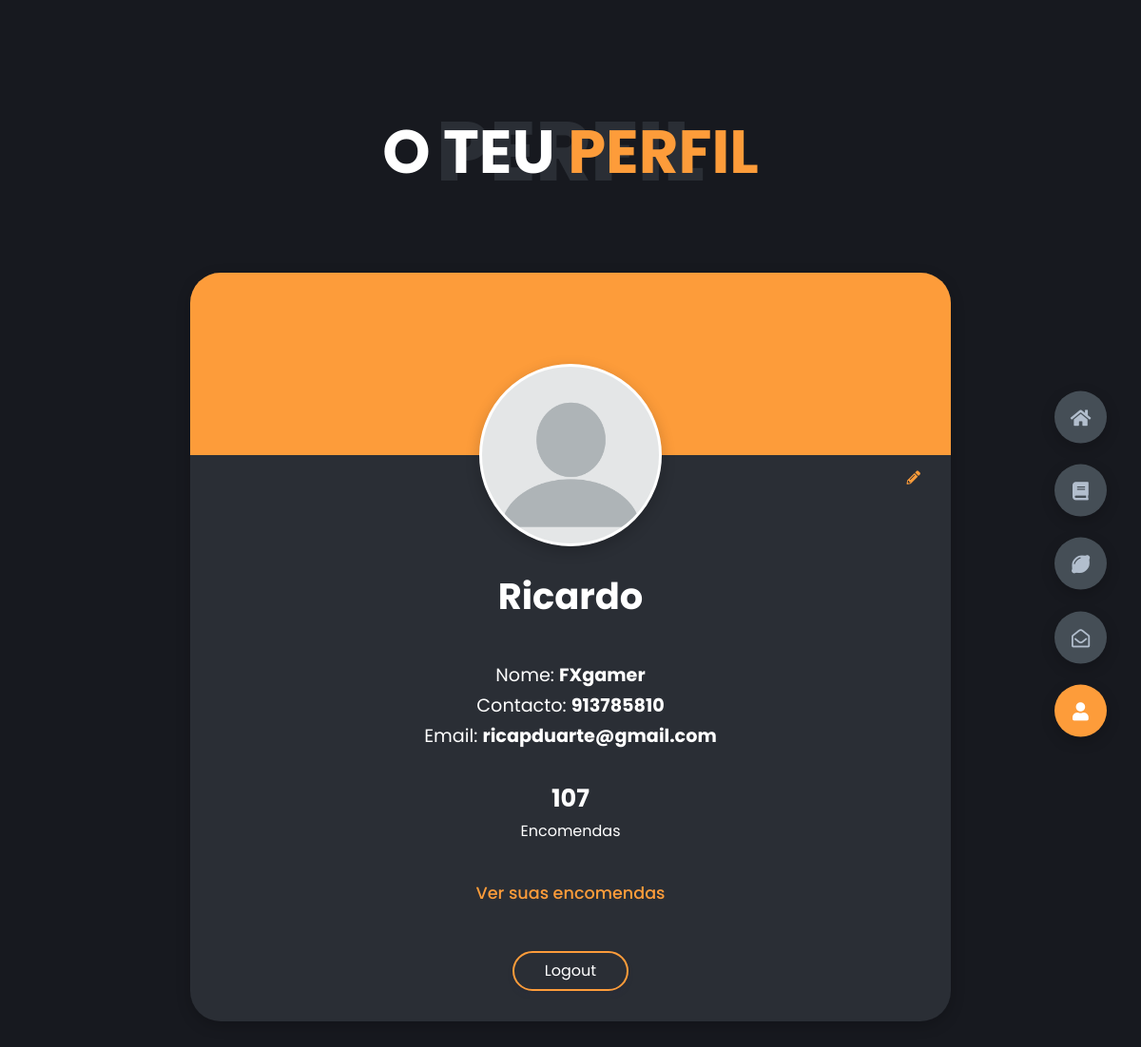
The app's page /php/profile.php (signed in) with its own data.
### tables this page shows
CREATE TABLE Clientes (
    id_clientes INTEGER PRIMARY KEY AUTOINCREMENT,
    username VARCHAR(45) NOT NULL,
    nome_cliente VARCHAR(45) NOT NULL,
    contacto VARCHAR(50) NOT NULL,
    email VARCHAR(100) NOT NULL,
    pass VARCHAR(255) NOT NULL
, imagem_perfil VARCHAR(255) DEFAULT '../img/user.png');

### includes/profile_inc.php (called while the page is built, shortened)
<?php
include('../includes/conn.php');
function getNumeroEncomendas($userId, $db) {
    $query = "SELECT COUNT(*) as numEncomendas FROM Encomendas WHERE id_clientes = :userid";
    $stmt = $db->prepare($query);
    $stmt->bindValue(':userid', $userId, SQLITE3_INTEGER);
    $result = $stmt->execute();
    $row = $result->fetchArray(SQLITE3_ASSOC);
    return $row['numEncomendas'];
}
$userId = $_SESSION["userid"];
$query = "SELECT * FROM Clientes WHERE id_clientes = :userid";
$stmt = $db->prepare($query);
$stmt->bindValue(':userid', $userId, SQLITE3_INTEGER);
$result = $stmt->execute();
$user = array();
while ($row = $result->fetchArray(SQLITE3_ASSOC)) {
    $user[] = array($row['username'], $row['nome_cliente'], $row['contacto'], $row['email'], $row['imagem_perfil']);
}
$numEncomendas = getNumeroEncomendas($userId, $db);
?>

### php/profile.php (the view, shortened to what this page needs)
<!DOCTYPE html>
<html lang="en">
<head>
  <link rel="stylesheet" href="../styles/style.css" />
  <link rel="stylesheet" href="https://cdnjs.cloudflare.com/ajax/libs/font-awesome/5.15.4/css/all.min.css" />
</head>
<body class="main-content">
  <main>
    <section class="container active " id="profile">
      <div class="main-title">
        <h2>O teu <span>Perfil</span><span class="bg-text">Perfil</span></h2>
      </div>
      <?php
      include('../includes/profile_inc.php');
      foreach ($user as $info) {
        $username = $info[0];
        $nomeCliente = $info[1];
        $contacto = $info[2];
        $email = $info[3];
        $imagem_perfil = $info[4];
      ?>
        <div class="profile-page hidden">
          <div class="content">
            <div class="content__cover">
              <div class="content__avatar">
                <img src="<?php echo $imagem_perfil; ?>" alt="">
              </div>
              <div class="content__bull">
              </div>
            </div>
            <div class="content__actions">
              <a href="editProfile.php"><i class="fas fa-pencil-alt"></i></a>
            </div>
            <div class="content__title">
              <div class="content__header">
                <h1><?php echo $username; ?></h1>
              </div>
              <div class="content__description">
                <p>Nome: <b><?php echo $nomeCliente; ?></b></p>
                <p>Contacto: <b><?php echo $contacto; ?></b></p>
                <p>Email: <b><?php echo $email; ?></b></p>
              </div>
            <?php
          }
            ?>
<ul class="content__list">
    <li><span><?php echo $numEncomendas; ?></span>Encomendas</li>
</ul>
            <div class="content__description">
              <a href="historico.php">Ver suas encomendas</a>
            </div>
            <div class="content__button"><a class="button" href="../includes/logout_inc.php">
                <p class="button__text">Logout</p>
              </a></div>
            </div>
          </div>
    </section>
  </main>
  <div class="controls">
    <a href="index.php">
      <div class="control" data-id="home">
        <i class="fas fa-home"></i>
      </div>
    </a>
    <a href="about.php">
      <div class="control" data-id="about">
        <i class="fas fa-book"></i>
      </div>
    </a>
    <a href="catalogo.php">
      <div class="control" data-id="catalogo">
        <i class="fas fa-lemon"></i>
      </div>
    </a>
    <a href="contact.php">
      <div class="control" data-id="contact">
        <i class="far fa-envelope-open"></i>
      </div>
    </a>
    <div class="control active-btn" data-id="home">
      <i class="fas fa-user"></i>
    </div>
  </div>
</body>
</html>

### records on screen
clientes: imagem_perfil (placeholder picture), username "Ricardo", nome_cliente "FXgamer", contacto "913785810", email "ricapduarte@gmail.com"

### other values on screen
$numEncomendas "107"
